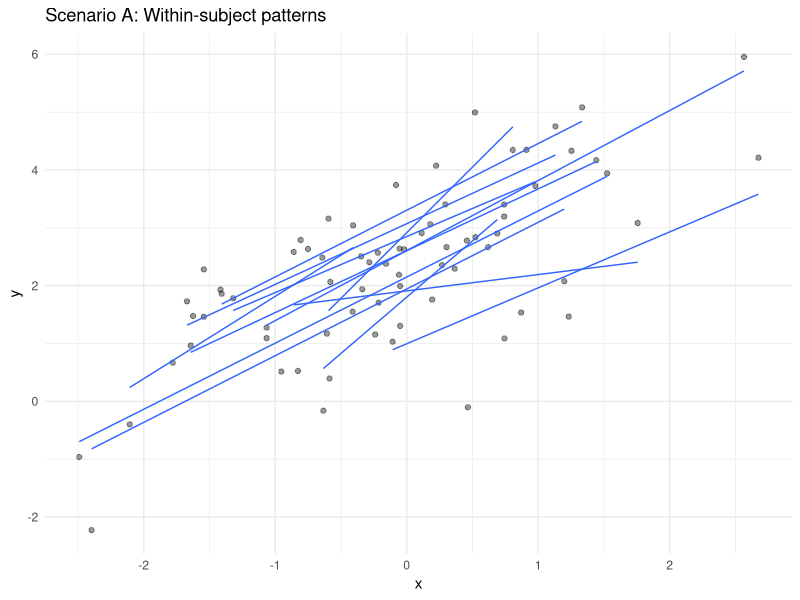
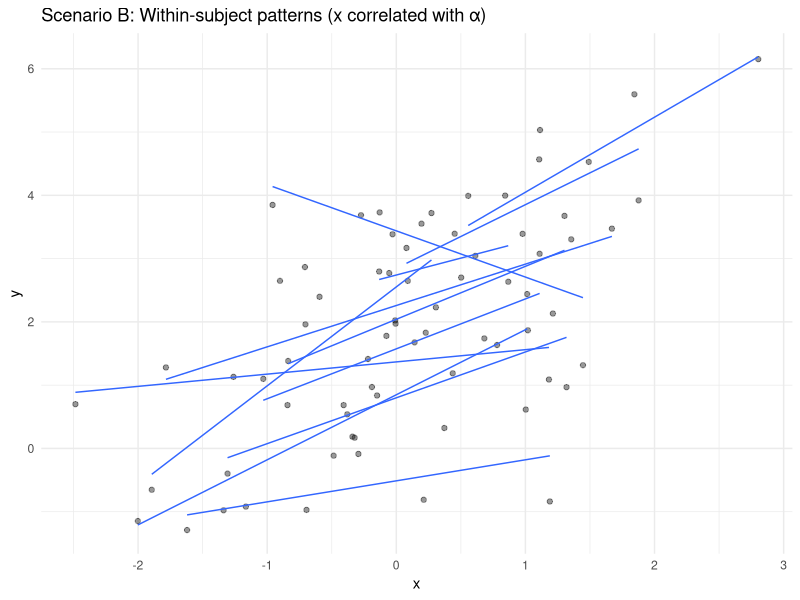
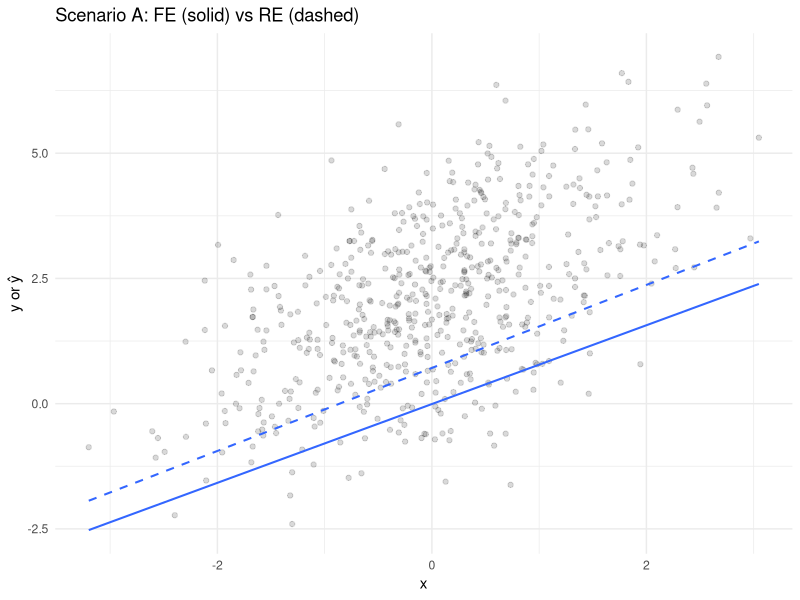
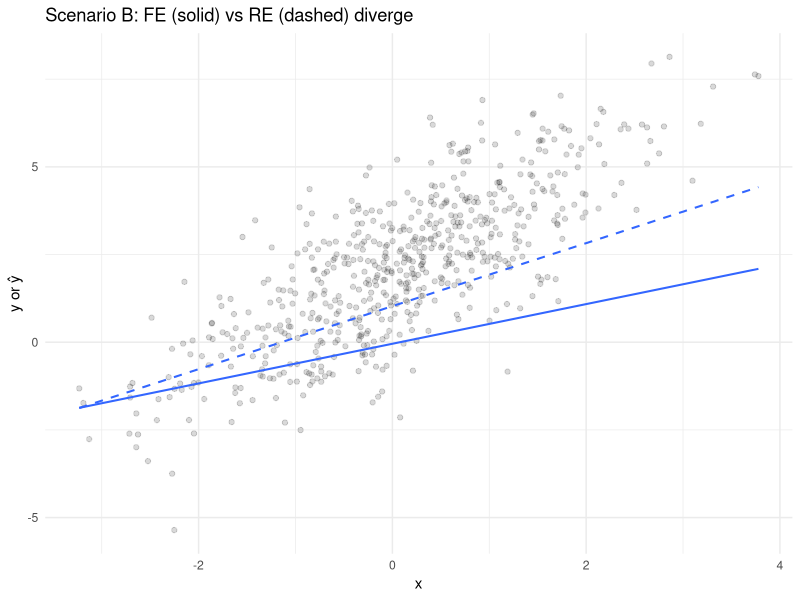

Write the R code that produced these figures, in order.
## ---- chunk 1
#| echo: true
set.seed(667)
library(plm)        # FE/RE models for panels
library(nlme)       # lme (for comparison only)
library(ggplot2)    # plots
library(dplyr)      # data wrangling
library(lmtest)     # tests including phtest()
library(sandwich)   # robust VCs
## ---- chunk 2
#| echo: true
#| output-location: slide
gen_panel <- function(n = 100, T = 6, beta = 1, rho_xa = 0) {
  alpha <- rnorm(n, 0, 1)
  df <- expand.grid(id = 1:n, time = 1:T) |>
    arrange(id, time) |>
    mutate(
      a = rep(alpha, each = T),
      # x, with optional correlation to alpha (rho_xa)
      x = rnorm(n*T, 0, 1) + rho_xa * a,
      # baseline DGP: no interaction, homoskedastic noise
      y = 2 + beta * x + a + rnorm(n*T, 0, 1)
    )
  df
}
## ---- chunk 3
#| echo: true
#| output-location: slide

dat_A <- gen_panel(rho_xa = 0)
dplyr::glimpse(dat_A)
## ---- chunk 4
#| echo: true
#| output-location: slide

# FE (within) model
fe_A <- plm(y ~ x, data = dat_A, index = c("id","time"), model = "within")

# RE (random effects) model **using plm** (for Hausman compatibility)
re_A <- plm(y ~ x, data = dat_A, index = c("id","time"),
            model = "random", effect = "individual", random.method = "swar")

# (Optional) lme for comparison only (do NOT pass to phtest)
lme_A <- nlme::lme(y ~ x, random = ~ 1 | id, data = dat_A)
## ---- chunk 5
#| echo: true
#| output-location: slide

data.frame(
  model   = c("FE (plm within)", "RE (plm random)", "RE (nlme lme)"),
  beta_x  = c(coef(fe_A), coef(re_A)["x"], fixef(lme_A)["x"])
)
## ---- chunk 6
#| echo: true
#| output-location: slide

haus_A <- phtest(fe_A, re_A)
haus_A
## ---- chunk 7
#| echo: true
#| output-location: slide

haus_A_rob <- phtest(
  fe_A, re_A,
  vcov = function(x) vcovHC(x, method = "arellano", type = "HC0", cluster = "group")
)
haus_A_rob
## ---- chunk 8
#| echo: true
#| output-location: slide

set.seed(667)
samp_ids <- sample(unique(dat_A$id), 12)
ggplot(dat_A |> filter(id %in% samp_ids),
       aes(x = x, y = y, group = id)) +
  geom_point(alpha = 0.4) +
  geom_smooth(method = "lm", se = FALSE, linewidth = 0.5) +
  labs(title = "Scenario A: Within-subject patterns", x = "x", y = "y") +
  theme_minimal()
## ---- chunk 9
#| echo: true
#| output-location: slide

dat_B <- gen_panel(rho_xa = 0.5)
dplyr::glimpse(dat_B)
## ---- chunk 10
#| echo: true
#| output-location: slide
fe_B <- plm(y ~ x, data = dat_B, index = c("id","time"), model = "within")

re_B <- plm(y ~ x, data = dat_B, index = c("id","time"),
            model = "random", effect = "individual", random.method = "swar")

lme_B <- nlme::lme(y ~ x, random = ~ 1 | id, data = dat_B)
## ---- chunk 11
#| echo: true
#| output-location: slide
data.frame(
  model  = c("FE (plm within)", "RE (plm random)", "RE (nlme lme)"),
  beta_x = c(coef(fe_B), coef(re_B)["x"], fixef(lme_B)["x"])
)
## ---- chunk 12
#| echo: true
#| output-location: slide
haus_B <- phtest(fe_B, re_B)
haus_B
## ---- chunk 13
#| echo: true
#| output-location: slide
haus_B_rob <- phtest(
  fe_B, re_B,
  vcov = function(x) vcovHC(x, method = "arellano", type = "HC0", cluster = "group")
)
haus_B_rob
## ---- chunk 14
#| echo: true
#| output-location: slide
set.seed(667)
samp_ids_B <- sample(unique(dat_B$id), 12)
ggplot(dat_B |> filter(id %in% samp_ids_B),
       aes(x = x, y = y, group = id)) +
  geom_point(alpha = 0.4) +
  geom_smooth(method = "lm", se = FALSE, linewidth = 0.5) +
  labs(title = "Scenario B: Within-subject patterns (x correlated with α)", x = "x", y = "y") +
  theme_minimal()
## ---- chunk 15
#| echo: true
#| output-location: slide
dat_B2 <- dat_B |>
  group_by(id) |>
  mutate(x_bar = mean(x), x_w = x - x_bar) |>
  ungroup()

mundlak_B <- plm(y ~ x_w + x_bar, data = dat_B2,
                 index = c("id","time"), model = "random",
                 effect = "individual", random.method = "swar")
summary(mundlak_B)
## ---- chunk 16
#| echo: true
#| output-location: slide
data.frame(
  model   = c("FE (within)", "Mundlak (within part)"),
  beta_w  = c(coef(fe_B)["x"], coef(mundlak_B)["x_w"])
)
## ---- chunk 17
#| echo: true
#| output-location: slide
fe_tw_B <- plm(y ~ x + factor(time),
               data = dat_B, index = c("id","time"),
               model = "within")
summary(fe_tw_B)
## ---- chunk 18
#| echo: true
#| output-location: slide
# quick overlay of fitted y-hat vs x (pooled depiction)
pred_A <- dat_A |>
  mutate(yhat_fe = as.numeric(fitted(fe_A)),
         yhat_re = as.numeric(fitted(re_A)))

ggplot(pred_A, aes(x = x, y = y)) +
  geom_point(alpha = 0.15) +
  geom_smooth(aes(y = yhat_fe), method = "lm", se = FALSE, linewidth = 0.7) +
  geom_smooth(aes(y = yhat_re), method = "lm", se = FALSE, linewidth = 0.7, linetype = 2) +
  labs(title = "Scenario A: FE (solid) vs RE (dashed)", x = "x", y = "y or ŷ") +
  theme_minimal()
## ---- chunk 19
#| echo: true
#| output-location: slide
pred_B <- dat_B |>
  mutate(yhat_fe = as.numeric(fitted(fe_B)),
         yhat_re = as.numeric(fitted(re_B)))

ggplot(pred_B, aes(x = x, y = y)) +
  geom_point(alpha = 0.15) +
  geom_smooth(aes(y = yhat_fe), method = "lm", se = FALSE, linewidth = 0.7) +
  geom_smooth(aes(y = yhat_re), method = "lm", se = FALSE, linewidth = 0.7, linetype = 2) +
  labs(title = "Scenario B: FE (solid) vs RE (dashed) diverge", x = "x", y = "y or ŷ") +
  theme_minimal()
## ---- chunk 20
#| echo: true
#| output-location: slide

set.seed(667)
dat <- gen_panel(n = 120, T = 6, beta = 1, rho_xa = 0.3)  

# Fit FE/RE for Hausman (both plm)
fe <- plm(y ~ x, data = dat, index = c("id","time"), model = "within")
re <- plm(y ~ x, data = dat, index = c("id","time"),
          model = "random", effect = "individual", random.method = "swar")

# Classical & robust Hausman
phtest(fe, re)
phtest(fe, re,
       vcov = function(z) vcovHC(z, method = "arellano", type = "HC0", cluster = "group"))
